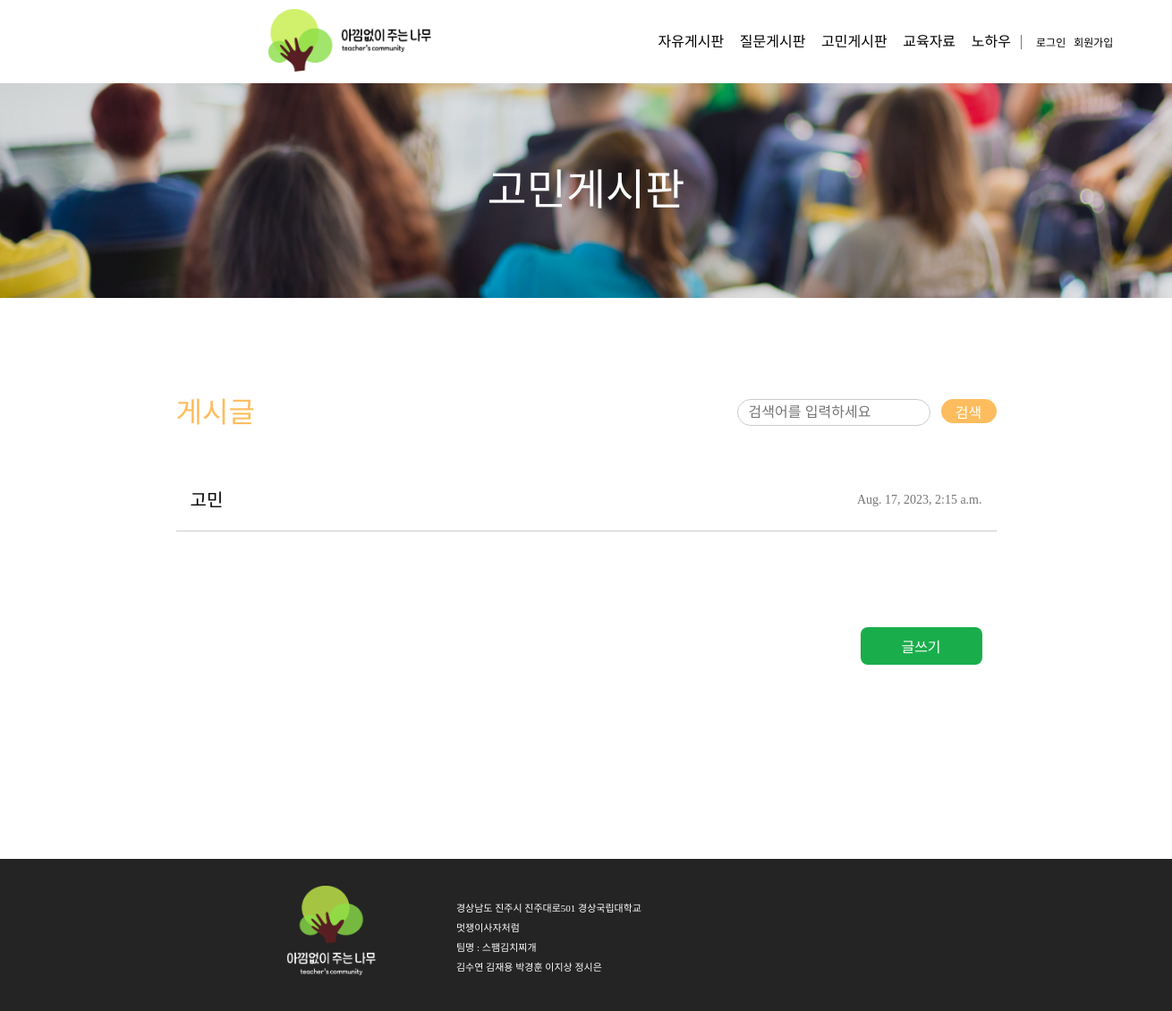
Before: /concern_board/ with the older database file.
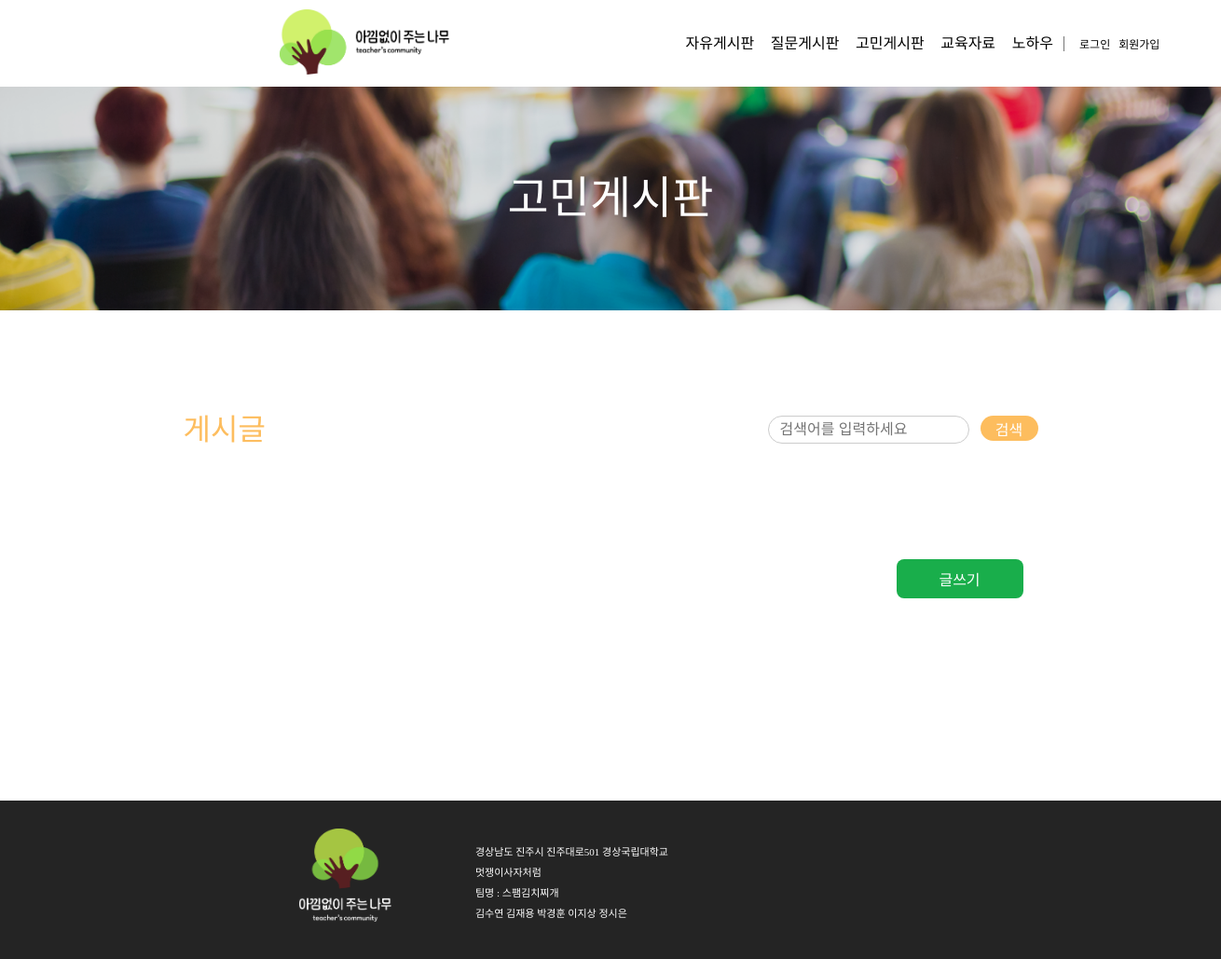
After: the same page with the newer database file.
### teacher_community/models.py (models this page shows, shortened)
class Post(models.Model):
    author = models.ForeignKey(
        Teacher, related_name="post_author", on_delete=models.CASCADE
    )
    title = models.CharField(max_length=255)
    content = models.TextField()
    created_at = models.DateTimeField(auto_now_add=True)
    updated_at = models.DateTimeField(auto_now=True)
    views = models.PositiveIntegerField(default=0)  # 조회수 필드 추가
    likes_user = models.ManyToManyField(
        settings.AUTH_USER_MODEL, related_name="likes_user", blank=True
    )
    category = models.CharField(max_length=10)
    file = models.FileField(upload_to="post_files/", blank=True, null=True)  # 파일 첨부 필드
    class Meta:
        ordering = ["-created_at"]  # 최신 글이 먼저 오도록 정렬

### teacher_community/views.py (the view)
# urls.py: path("concern_board/", views.concern_board, name="concern_board"),
def concern_board(request):
    posts = Post.objects.filter(category="고민게시판")
    return render(request, "concern_board.html", {"posts": posts})

### templates/concern_board.html (shortened to what this page needs)
{% extends 'nav_footer.html' %}
{% load static %}
{% block content %}
<!DOCTYPE html>
<html lang="ko">
<head>
  <link rel="stylesheet" href="{% static 'css/concern_board.css' %}?after">
</head>
<body>
  <div class="wrapper">
    <div class="backgroundTitle"><span>고민게시판</span></div>
    <div class="main">
      <div class="upMain">
        <div class="postName">게시글</div>
        <div class="search">
          <form action="{% url 'concern_search' %}" method="GET">
            <div class="searchwrapper">
              <div class="searchBox">
                <input type="text" class="textBox" name="q" placeholder="검색어를 입력하세요">
              </div>
              <button type="submit" class="searchButton">
                <div class="searchButtonText">검색</div>
              </button>
            </div>
          </form>
        </div>
      </div>
      <div class="midMain">
        {% for post in posts %}
          <a href="{% url 'detail' post.id %}" class="post">
            <div class="postTitle">{{ post.title }}</div>
            <div class="postTime">{{ post.created_at }}</div>
          </a>
        {% endfor %}
      </div>
      <div class="downMain">
        <div class="writeWrapper">
          <button class="write_btn"><a href= "{% url 'concern_write' %}" >글쓰기</a></button>
        </div>
      </div>
    </div>
  </div>
</body>
</html>
{% endblock %}

### templates/nav_footer.html (shortened to what this page needs)
{% load static %}
<!DOCTYPE html>
<html lang="en">
  <head>
    <link rel="stylesheet" href="{% static 'css/nav2.css' %}" />
    <link rel="stylesheet" href="{% static 'css/footer2.css' %}" />
  </head>
  <body>
    <div class="nav_wrapper">
      <div class="nav">
        <a href="{% url 'main' %}"
          ><img class="logo" src="{% static 'img/navlogo.jpg' %}" alt="logo"
        /></a>
        <div class="navbar">
          <ul class="bar">
            <li>
              <a
                href="{% if user.is_authenticated %}{% url 'free_board' %}{% else %}javascript:void(0);{% endif %}"
                {%
                if
                not
                user.is_authenticated
                %}onclick="alert('로그인 후 이용해주세요.');"
                {%
                endif
                %}
              >
                자유게시판</a
              >
            </li>
            <li>
              <a
                href="{% if user.is_authenticated %}{% url 'question_board' %}{% else %}javascript:void(0);{% endif %}"
                {%
                if
                not
                user.is_authenticated
                %}onclick="alert('로그인 후 이용해주세요.');"
                {%
                endif
                %}
              >
                질문게시판</a
              >
            </li>
            <li>
              <a
                href="{% if user.is_authenticated %}{% url 'concern_board' %}{% else %}javascript:void(0);{% endif %}"
                {%
                if
                not
                user.is_authenticated
                %}onclick="alert('로그인 후 이용해주세요.');"
                {%
                endif
                %}
              >
                고민게시판</a
              >
            </li>
            <li>
              <a
                href="{% if user.is_authenticated %}{% url 'edu_board' %}{% else %}javascript:void(0);{% endif %}"
                {%
                if
                not
                user.is_authenticated
                %}onclick="alert('로그인 후 이용해주세요.');"
                {%
                endif
                %}
              >
                교육자료</a
              >
            </li>
            <li>
              <a
                href="{% if user.is_authenticated %}{% url 'know-how_board' %}{% else %}javascript:void(0);{% endif %}"
                {%
                if
                not
                user.is_authenticated
                %}onclick="alert('로그인 후 이용해주세요.');"
                {%
                endif
                %}
              >
                노하우</a
              >
            </li>
          </ul>
          <div class="join">
            {% if not user.is_authenticated %}
            <span class="login"><a href="{% url 'login' %}">로그인</a></span>
            <a href="{% url 'join' %}">회원가입</a>
            {% endif %}
          </div>
        </div>
      </div>
    </div>
    {% block content %} {% endblock %}
    <div class="footer_wrapper">
      <div class="footer">
        <img class="logo2" src="{% static 'img/footerlogo.png' %}" alt="" />
        <div class="footer_info">
          <p>경상남도 진주시 진주대로501 경상국립대학교</p>
          <br />
          <p>멋쟁이사자처럼</p>
          <br />
          <p>팀명 : 스팸김치찌개</p>
          <br />
          <p>김수연 김재용 박경훈 이지상 정시은</p>
        </div>
      </div>
    </div>
  </body>
</html>

### static/css/nav2.css (style rules this page uses)
* { box-sizing: content-box; }
body, main, div, h1, h2, h3 { margin: 0; padding: 0; }
ol, ul,li { list-style: none; display: inline-block; padding: 0; margin:0; }
a { text-decoration: none; color: inherit; }
html, body, div, span, applet, object, iframe, h1, h2, h3, h4, h5, h6, p, blockquote, pre, a, abbr, acronym, address, big, cite, code, del, dfn, em, img, ins, kbd, q, s, samp, small, strike, strong, sub, sup, tt, var, b, u, i, center, dl, dt, dd, ol, ul, li, fieldset, form, label, legend, table, caption, tbody, tfoot, thead, tr, th, td, article, aside, canvas, details, embed, figure, figcaption, footer, header, hgroup, menu, nav, output, ruby, section, summary, time, mark, audio, video { margin: 0; padding: 0; border: 0; font-size: 100%; font: inherit; vertical-align: baseline; }
body { line-height: 1; }
ol, ul { list-style: none; }
.nav_wrapper { align-items: center; }
.wrapper { align-items: center; }
.nav { margin-left: 300px; margin-right: 360px; padding-top: 10px; padding-bottom: 10px; display: flex; align-items: center; width: 1000px; }
li { margin-right: 10px; }
.logo { width: 182px; height: 70px; margin-right: 240px; }
.bar { border-right: 1px solid #767676; font-family: 'Pretendard-SemiBold'; padding-right: 0.7rem; }
.navbar { display: flex; font-size: 16px; }
.join { margin-left: 16px; padding-top: 3px; font-size: 12px; font-family: 'Pretendard-Light'; }
.login { margin-right: 6px; }
.bar a { color: black; text-decoration: none; margin-left: 0.85rem; }

### static/css/footer2.css (style rules this page uses)
* { box-sizing: content-box; }
body, main, div, h1, h2, h3 { margin: 0; padding: 0; }
ol, ul, li { list-style: none; display: inline-block; padding: 0; margin: 0; }
a { text-decoration: none; color: inherit; }
html, body, div, span, applet, object, iframe, h1, h2, h3, h4, h5, h6, p, blockquote, pre, a, abbr, acronym, address, big, cite, code, del, dfn, em, img, ins, kbd, q, s, samp, small, strike, strong, sub, sup, tt, var, b, u, i, center, dl, dt, dd, ol, ul, li, fieldset, form, label, legend, table, caption, tbody, tfoot, thead, tr, th, td, article, aside, canvas, details, embed, figure, figcaption, footer, header, hgroup, menu, nav, output, ruby, section, summary, time, mark, audio, video { margin: 0; padding: 0; border: 0; font-size: 100%; font: inherit; vertical-align: baseline; }
body { line-height: 1; }
ol, ul { list-style: none; }
.footer_wrapper { width: 100%; height: 170px; background-color: #242424; align-items: center; position: relative; bottom: -30px; }
.footer { color: #ffffff; display: flex; padding-top: 30px; padding-left: 320px; }
.footer_info { padding-top: 20px; margin-left: 90px; font-size: 11px; font-family: "Pretendard-Light"; }
.logo2 { width: 100px; height: 100px; }

Changed rows visible on the page:
removed Post: title "고민", created_at "Aug. 17, 2023, 2:15 a.m."
